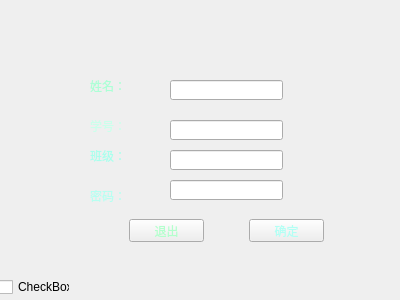
<?xml version="1.0" encoding="UTF-8"?>
<ui version="4.0">
 <class>Register</class>
 <widget class="QWidget" name="Register">
  <property name="geometry">
   <rect>
    <x>0</x>
    <y>0</y>
    <width>400</width>
    <height>300</height>
   </rect>
  </property>
  <property name="windowTitle">
   <string>注册</string>
  </property>
  <widget class="QLineEdit" name="lineEdit">
   <property name="geometry">
    <rect>
     <x>170</x>
     <y>80</y>
     <width>113</width>
     <height>20</height>
    </rect>
   </property>
  </widget>
  <widget class="QLineEdit" name="lineEdit_2">
   <property name="geometry">
    <rect>
     <x>170</x>
     <y>120</y>
     <width>113</width>
     <height>20</height>
    </rect>
   </property>
  </widget>
  <widget class="QLabel" name="label">
   <property name="geometry">
    <rect>
     <x>90</x>
     <y>80</y>
     <width>54</width>
     <height>12</height>
    </rect>
   </property>
   <property name="styleSheet">
    <string notr="true">color: rgb(172, 255, 214);</string>
   </property>
   <property name="text">
    <string>姓名：</string>
   </property>
  </widget>
  <widget class="QLabel" name="label_2">
   <property name="geometry">
    <rect>
     <x>90</x>
     <y>120</y>
     <width>54</width>
     <height>12</height>
    </rect>
   </property>
   <property name="styleSheet">
    <string notr="true">color: rgb(203, 255, 235);</string>
   </property>
   <property name="text">
    <string>学号：</string>
   </property>
  </widget>
  <widget class="QLineEdit" name="lineEdit_3">
   <property name="geometry">
    <rect>
     <x>170</x>
     <y>150</y>
     <width>113</width>
     <height>20</height>
    </rect>
   </property>
  </widget>
  <widget class="QLineEdit" name="lineEdit_4">
   <property name="geometry">
    <rect>
     <x>170</x>
     <y>180</y>
     <width>113</width>
     <height>20</height>
    </rect>
   </property>
  </widget>
  <widget class="QLabel" name="label_3">
   <property name="geometry">
    <rect>
     <x>90</x>
     <y>150</y>
     <width>54</width>
     <height>12</height>
    </rect>
   </property>
   <property name="styleSheet">
    <string notr="true">color: rgb(169, 255, 237);</string>
   </property>
   <property name="text">
    <string>班级：</string>
   </property>
  </widget>
  <widget class="QLabel" name="label_4">
   <property name="geometry">
    <rect>
     <x>90</x>
     <y>190</y>
     <width>54</width>
     <height>12</height>
    </rect>
   </property>
   <property name="styleSheet">
    <string notr="true">color: rgb(183, 255, 241);</string>
   </property>
   <property name="text">
    <string>密码：</string>
   </property>
  </widget>
  <widget class="QWidget" name="widget" native="true">
   <property name="geometry">
    <rect>
     <x>-1</x>
     <y>-1</y>
     <width>401</width>
     <height>301</height>
    </rect>
   </property>
   <property name="styleSheet">
    <string notr="true">border-image: url(:/图片null-3ce5eb0d59968b2c.jpg);</string>
   </property>
   <widget class="QPushButton" name="pushButton">
    <property name="geometry">
     <rect>
      <x>250</x>
      <y>220</y>
      <width>75</width>
      <height>23</height>
     </rect>
    </property>
    <property name="styleSheet">
     <string notr="true">color: rgb(179, 255, 244);</string>
    </property>
    <property name="text">
     <string>确定</string>
    </property>
   </widget>
   <widget class="QCheckBox" name="checkBox">
    <property name="geometry">
     <rect>
      <x>0</x>
      <y>280</y>
      <width>71</width>
      <height>16</height>
     </rect>
    </property>
    <property name="text">
     <string>CheckBox</string>
    </property>
   </widget>
   <widget class="QPushButton" name="pushButton_2">
    <property name="geometry">
     <rect>
      <x>130</x>
      <y>220</y>
      <width>75</width>
      <height>23</height>
     </rect>
    </property>
    <property name="styleSheet">
     <string notr="true">color: rgb(179, 255, 205);</string>
    </property>
    <property name="text">
     <string>退出</string>
    </property>
   </widget>
   <zorder>lineEdit_2</zorder>
   <zorder>pushButton</zorder>
   <zorder>checkBox</zorder>
   <zorder>pushButton_2</zorder>
  </widget>
  <zorder>widget</zorder>
  <zorder>lineEdit</zorder>
  <zorder>lineEdit_2</zorder>
  <zorder>label</zorder>
  <zorder>label_2</zorder>
  <zorder>lineEdit_3</zorder>
  <zorder>lineEdit_4</zorder>
  <zorder>label_3</zorder>
  <zorder>label_4</zorder>
 </widget>
 <resources/>
 <connections/>
</ui>
